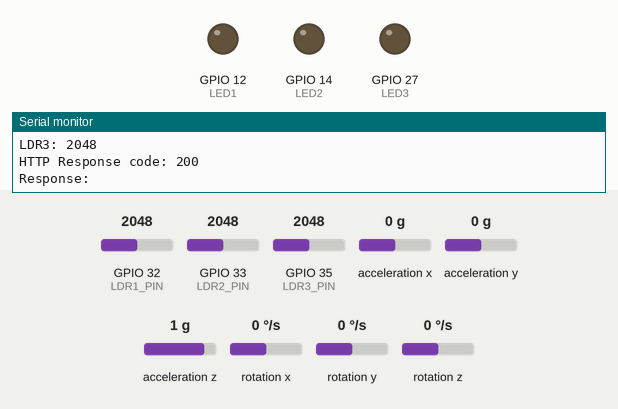
This sketch was run on a simulated ESP32. Parts: output pins drawn as LEDs (lit = HIGH), the last lines printed to the serial monitor. Dashed ring = blinking. The inputs (shaded band) are chosen by the test bench; at power-on: acceleration x 0 g, GPIO 33 (LDR2_PIN) = 2048, GPIO 32 (LDR1_PIN) = 2048, GPIO 35 (LDR3_PIN) = 2048, acceleration y 0 g, acceleration z 1 g, rotation x 0 °/s, rotation y 0 °/s, rotation z 0 °/s. WiFi joins after 1.5 s; servers stay silent unless stated; network time is answered at once with the bench clock; uploads are accepted with an empty reply.

Above: at 2.7 s.
2.8 s: acceleration x set to -0.4 g
12.9 s: acceleration x set to -0.7 g
At 22.04 s:
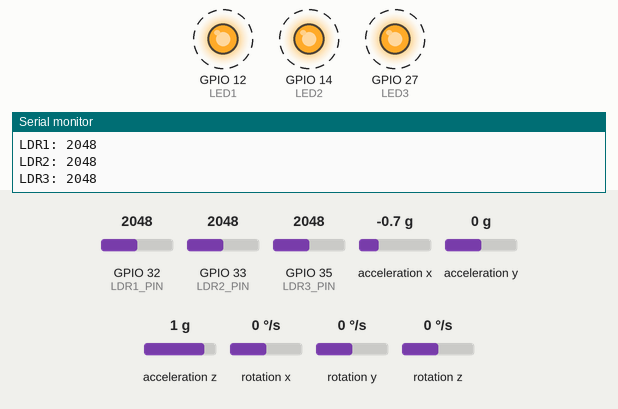
24.6 s: acceleration x set to 0 g
29.7 s: GPIO 33 (LDR2_PIN) set to 1971
At 34.7 s:
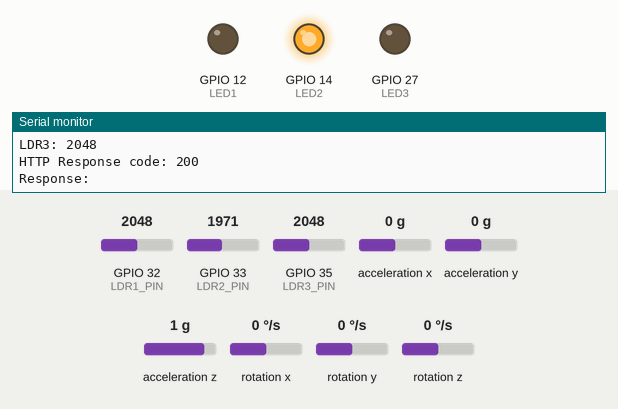
35.6 s: GPIO 32 (LDR1_PIN) set to 1937
At 45.0 s:
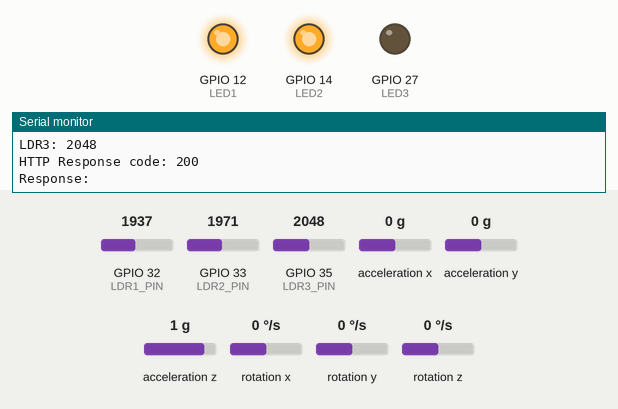
45.8 s: GPIO 33 (LDR2_PIN) set to 2040
At 55.3 s:
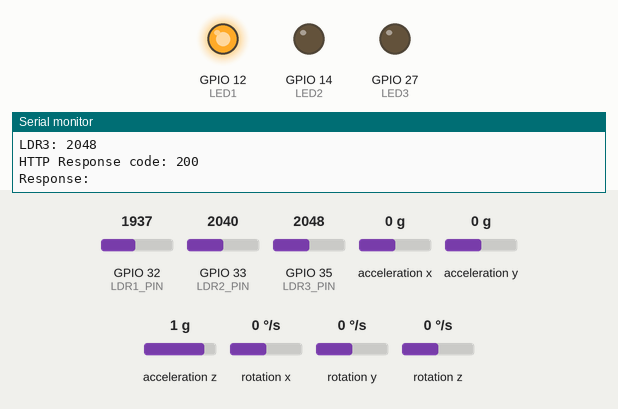
Timing chart, 0 to 56.8 s (numbered marks = the images above; inputs shaded):
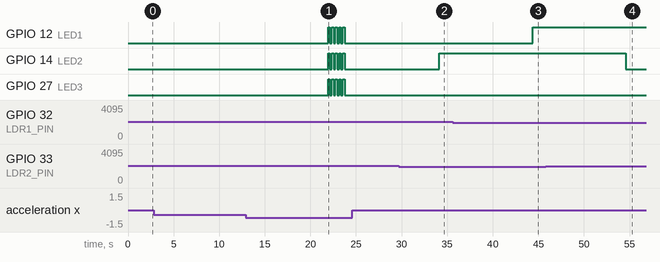

The sketch:

SIlla.ino
```cpp
#include <Wire.h>
#include <WiFi.h>
#include <HTTPClient.h>
#include <ArduinoJson.h>
#include <MPU6050.h>
#include <WiFiUdp.h>
#include <NTPClient.h>

// WiFi config
const char* ssid = "KMITL-WiFi";
const char* password = "";

// Backend URL
const char* serverName = "http://172.16.2.213:3001/sensor"; // เปลี่ยนเป็น IP backend จริง

// MPU6050 object
MPU6050 mpu;

// NTP Client config
WiFiUDP ntpUDP;
NTPClient timeClient(ntpUDP, "pool.ntp.org", 7 * 3600, 60000); // GMT+7, update ทุก 60 วิ

// LED Pins
const int LED1 = 12;
const int LED2 = 14;
const int LED3 = 27;

// LDR Pins (3 ตัว)
const int LDR1_PIN = 32; // สำหรับ LED1
const int LDR2_PIN = 33; // สำหรับ LED2
const int LDR3_PIN = 35; // สำหรับ LED3

const int LDR_THRESHOLD = 2000; // ปรับตามสภาพแสงจริง

void setup() {
  Serial.begin(115200);
  Wire.begin();

  // ตั้งค่า LED
  pinMode(LED1, OUTPUT);
  pinMode(LED2, OUTPUT);
  pinMode(LED3, OUTPUT);
  digitalWrite(LED1, LOW);
  digitalWrite(LED2, LOW);
  digitalWrite(LED3, LOW);

  // เริ่มต้น MPU6050
  Serial.println("Initializing MPU6050...");
  mpu.initialize();
  if (mpu.testConnection()) {
    Serial.println("MPU6050 connection successful");
  } else {
    Serial.println("MPU6050 connection failed");
    while (1);
  }

  // เชื่อมต่อ WiFi
  Serial.print("Connecting to WiFi");
  WiFi.begin(ssid, password);
  while (WiFi.status() != WL_CONNECTED) {
    delay(500);
    Serial.print(".");
  }
  Serial.println("\nConnected to WiFi");

  // เริ่มต้น NTP client
  timeClient.begin();
}

void loop() {
  if (WiFi.status() == WL_CONNECTED) {
    // อ่านค่า LDR แยก 3 ตัว
    int ldr1 = analogRead(LDR1_PIN);
    int ldr2 = analogRead(LDR2_PIN);
    int ldr3 = analogRead(LDR3_PIN);

    Serial.println("LDR1: " + String(ldr1));
    Serial.println("LDR2: " + String(ldr2));
    Serial.println("LDR3: " + String(ldr3));

    // อัปเดตเวลาจาก NTP
    timeClient.update();

    // อ่านข้อมูลจาก MPU6050
    int16_t ax, ay, az;
    int16_t gx, gy, gz;
    mpu.getAcceleration(&ax, &ay, &az);
    mpu.getRotation(&gx, &gy, &gz);

    float accel_x = ax / 16384.0;
    float accel_y = ay / 16384.0;
    float accel_z = az / 16384.0;

    float gyro_x = gx / 131.0;
    float gyro_y = gy / 131.0;
    float gyro_z = gz / 131.0;

    float accTotal = sqrt(accel_x * accel_x + accel_y * accel_y + accel_z * accel_z);
    bool vibrationDetected = (accTotal > 1.13);

    // --------------------------
    // LED + LDR Logic (แยกแต่ละดวง)
    // --------------------------

    // LED1 -> LDR1
    if (ldr1 < LDR_THRESHOLD) {
      digitalWrite(LED1, HIGH);
    } else {
      digitalWrite(LED1, LOW);
    }

    // LED2 -> LDR2
    if (ldr2 < LDR_THRESHOLD) {
      digitalWrite(LED2, HIGH);
    } else {
      digitalWrite(LED2, LOW);
    }

    // LED3 -> LDR3
    if (ldr3 < LDR_THRESHOLD) {
      digitalWrite(LED3, HIGH);
    } else {
      digitalWrite(LED3, LOW);
    }


    // --------------------------
    // กระพริบไฟเมื่อมีการสั่น
    // --------------------------
    if (vibrationDetected) {
      for (int i = 0; i < 5; i++) {
        digitalWrite(LED1, HIGH);
        digitalWrite(LED2, HIGH);
        digitalWrite(LED3, HIGH);
        delay(200);
        digitalWrite(LED1, LOW);
        digitalWrite(LED2, LOW);
        digitalWrite(LED3, LOW);
        delay(200);
      }
    }

    // --------------------------
    // ส่งข้อมูล MPU6050 ไป backend
    // --------------------------
    StaticJsonDocument<256> jsonDoc;
    jsonDoc["accel_x"] = accel_x;
    jsonDoc["accel_y"] = accel_y;
    jsonDoc["accel_z"] = accel_z;
    jsonDoc["gyro_x"] = gyro_x;
    jsonDoc["gyro_y"] = gyro_y;
    jsonDoc["gyro_z"] = gyro_z;
    jsonDoc["accTotal"] = accTotal;
    jsonDoc["vibrationDetected"] = vibrationDetected;

    String requestBody;
    serializeJson(jsonDoc, requestBody);

    HTTPClient http;
    http.begin(serverName);
    http.addHeader("Content-Type", "application/json");
    int httpResponseCode = http.POST(requestBody);
    if (httpResponseCode > 0) {
      String response = http.getString();
      Serial.printf("HTTP Response code: %d\n", httpResponseCode);
      Serial.println("Response: " + response);
    } else {
      Serial.printf("Error code: %d\n", httpResponseCode);
    }
    http.end();

  } else {
    Serial.println("WiFi Disconnected");
  }

  delay(10000); // ส่งข้อมูลทุก 10 วินาที
}
```

Measured:
- the behaviour switches between -0.5 and -0.6 g on acceleration x (found by bisection; images 0 and 1)
- the behaviour switches between 2000 and 1999 on GPIO 33 (LDR2_PIN) (found by bisection; images 1 and 2)
- the behaviour switches between 2000 and 1999 on GPIO 32 (LDR1_PIN) (found by bisection; images 2 and 3)
- after the input at 12.9 s, GPIO 12 (LED1), GPIO 14 (LED2), GPIO 27 (LED3): alternates HIGH for 0.20 s and LOW for 0.20 s, 10 changes in all, then stays LOW, starting after 9.0 s
- after the input at 24.6 s, every drawn part: stays the same
- after the input at 29.7 s, GPIO 14 (LED2): LOW → HIGH after 4.5 s
- after the input at 35.6 s, GPIO 12 (LED1): LOW → HIGH after 8.8 s
- after the input at 45.8 s, GPIO 14 (LED2): HIGH → LOW after 8.8 s
